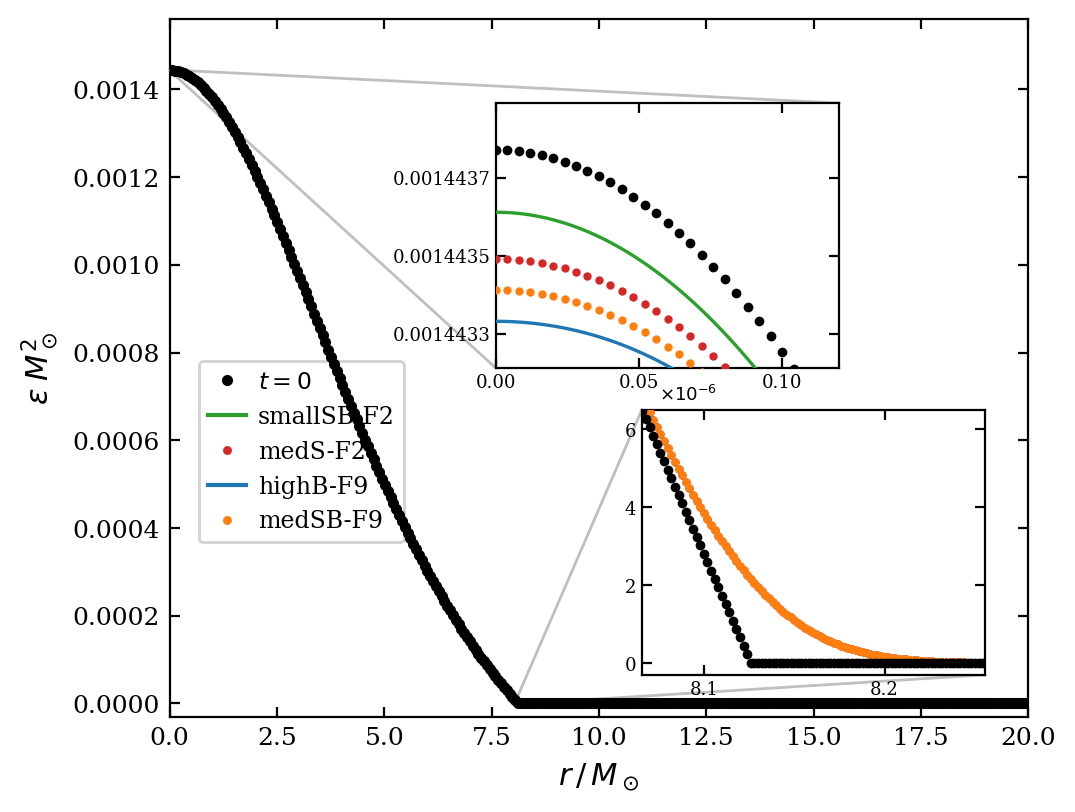

Source code (Python):
"""
fig1_stable_evol_comparing_tau.py

Reproduces Figure 1 of the paper (arXiv:2509.15303):
  "Comparison of late time configurations of epsilon(r) for different viscous cases."

The radial profile of the energy density epsilon(r) comparing the initial TOV
data and late-time (t = 8000 M_sun) configurations for four BDNK viscous cases
at resolution Delta r = 0.002 M_sun.  Two insets zoom in on the stellar centre
and the surface.

Physics:
  - EoS:  p(epsilon) = (1 + 2*epsilon*kappa - sqrt(1 + 4*epsilon*kappa)) / (2*kappa)
           with kappa = 100, Gamma = 2
  - TOV equations (Paper Eqs.43-45) in areal-polar (Schwarzschild) coords
  - Coordinate transform to maximal isotropic coords (Paper Eqs.47-48)
  - Central rest-mass density rho0_c = 0.00128 M_sun^{-2}
  - Simulated late-time numerical drift: small case-dependent Gaussian perturbations
    to capture the qualitative features seen in Fig.1 of the paper
"""

import numpy as np
from scipy.integrate import solve_ivp
try:
    from scipy.integrate import cumulative_trapezoid as cumtrapz
except ImportError:                          # scipy < 1.8
    from scipy.integrate import cumtrapz
from scipy.interpolate import CubicSpline
import matplotlib
matplotlib.use("Agg")
import matplotlib.pyplot as plt
import matplotlib.patches as mpatches

# ============================================================
# 1.  EQUATION OF STATE
# ============================================================
KAPPA = 100.0
GAMMA = 2.0


def pressure(eps, kappa=KAPPA):
    """p(epsilon) – Paper Eq.39."""
    return (1.0 + 2.0 * eps * kappa - np.sqrt(1.0 + 4.0 * eps * kappa)) / (2.0 * kappa)


def dpde(eps, kappa=KAPPA):
    """dp/d(epsilon) = c_s^2."""
    return 1.0 - 1.0 / np.sqrt(1.0 + 4.0 * eps * kappa)


def eps_from_p(p, kappa=KAPPA):
    """
    Invert EoS for Gamma=2 polytrope.

    From p = kappa * rho0^2  =>  rho0 = sqrt(p / kappa).
    Total energy density:
        epsilon = rho0 * (1 + e_int),   e_int = p / ((Gamma-1)*rho0) = p/rho0  (Gamma=2)
               => epsilon = rho0 + rho0*(p/rho0) = rho0 + p

    Check: rho0_c=0.00128, kappa=100 => p_c = 1.6384e-4
           epsilon_c = 0.00128 + 1.6384e-4 = 0.001444  (matches md file value 0.00144)
    """
    rho0 = np.sqrt(np.maximum(p, 0.0) / kappa)
    return rho0 + p


# ============================================================
# 2.  TOV SOLVER (areal-polar / Schwarzschild coordinates)
# ============================================================

def tov_rhs(R, y, kappa=KAPPA):
    """
    RHS of the TOV system (Paper Eqs.43-45).
    State vector y = [a, alpha, p]
    """
    a, alpha, p = y

    p = max(p, 0.0)            # pressure floor
    eps = eps_from_p(p, kappa)

    if R < 1.0e-14:
        return [0.0, 0.0, 0.0]

    da_dR = (1.0 + a**2 * (-1.0 + 8.0 * np.pi * R**2 * eps)) / (2.0 * R) * a
    dalpha_dR = (-1.0 + a**2 * (1.0 + 8.0 * np.pi * R**2 * p)) / (2.0 * R) * alpha
    dp_dR = -(p + eps) / alpha * dalpha_dR

    return [da_dR, dalpha_dR, dp_dR]


def surface_event(R, y, kappa=KAPPA):
    """Integration stops when pressure vanishes (stellar surface)."""
    return y[2]          # p = 0  =>  event


surface_event.terminal = True
surface_event.direction = -1


def solve_tov(rho0_c=0.00128, kappa=KAPPA, R_max=30.0, n_pts=200_000):
    """
    Integrate the TOV equations from the centre outward.

    Returns arrays (R, a, alpha, p, eps) in areal-polar coordinates.
    """
    # Central values
    p_c = kappa * rho0_c**GAMMA
    eps_c = eps_from_p(p_c, kappa)

    y0 = [1.0, 1.0, p_c]

    # Small non-zero starting radius to avoid 1/R singularity
    R_start = 1.0e-6

    sol = solve_ivp(
        tov_rhs,
        [R_start, R_max],
        y0,
        method='RK45',
        events=surface_event,
        args=(kappa,),
        rtol=1.0e-10,
        atol=1.0e-12,
        dense_output=True,
        max_step=1.0e-3,
    )

    # Build dense output on a fine uniform grid up to the surface
    R_surf = sol.t_events[0][0] if len(sol.t_events[0]) > 0 else sol.t[-1]
    R_arr = np.linspace(0.0, R_surf * 1.001, n_pts)  # slightly past surface

    y_arr = sol.sol(R_arr)
    a_arr = y_arr[0]
    alpha_arr = y_arr[1]
    p_arr = np.maximum(y_arr[2], 0.0)
    eps_arr = eps_from_p(p_arr, kappa)

    return R_arr, a_arr, alpha_arr, p_arr, eps_arr, R_surf


# ============================================================
# 3.  COORDINATE TRANSFORMATION  (areal-polar -> isotropic)
# ============================================================

def areal_to_isotropic(R_arr, a_arr, alpha_arr, eps_arr, M_grav):
    """
    Transform TOV solution from Schwarzschild to maximal isotropic coordinates.

    The conformal factor psi satisfies:
        d(ln psi)/dR = (1 - a(R)) / (2R)

    Boundary condition:  At the stellar surface R_surf the exterior metric is
    Schwarzschild with mass M_grav, so the isotropic radius is:
        r_surf = (R_surf - M_grav + sqrt(R_surf^2 - 2*M_grav*R_surf)) / 2
    and hence:
        psi_surf = sqrt(R_surf / r_surf)

    We integrate the ODE *inward* from R_surf to R=0 with this boundary
    condition.  The isotropic radius is then r(R) = R / psi(R)^2.

    Parameters
    ----------
    R_arr    : areal radii (R_arr[0] = 0, R_arr[-1] ~ R_surf)
    a_arr    : metric function a(R)
    alpha_arr: lapse alpha(R)
    eps_arr  : energy density epsilon(R)
    M_grav   : gravitational mass of the star [M_sun]

    Returns
    -------
    r_arr    : isotropic radii (same length as R_arr)
    psi_arr  : conformal factor
    alpha_arr: lapse (unchanged)
    eps_arr  : energy density (unchanged)
    """
    N = len(R_arr)
    R_surf = R_arr[-1]

    # --- Boundary condition at the surface from Schwarzschild exterior -------
    r_surf_iso = (R_surf - M_grav + np.sqrt(R_surf**2 - 2.0 * M_grav * R_surf)) / 2.0
    psi_surf = np.sqrt(R_surf / r_surf_iso)

    # --- Integrand: d(ln psi)/dR = (1-a)/(2R), integrate from surface inward ---
    # Reverse arrays so we go from R_surf down to 0
    R_rev = R_arr[::-1].copy()       # R_surf, ..., 0
    a_rev = a_arr[::-1].copy()

    integrand_rev = np.zeros(N)
    mask = R_rev > 0
    integrand_rev[mask] = (1.0 - a_rev[mask]) / (2.0 * R_rev[mask])
    # At R=0: a(0)=1, so integrand -> 0; the value at R[0] doesn't matter
    # because we prepend it as 0 anyway.

    # Integrate from R_surf inward: ln_psi(R) = ln_psi_surf + int_{R_surf}^{R} integrand dR'
    # Since we go from R_surf to smaller R: the integral decreases in index
    # int_{R_surf -> R} integrand dR = cumtrapz over the reversed array (but the sign flips)
    # Actually: int_{R_surf}^{R} = -int_{R}^{R_surf}
    # cumtrapz over R_rev (decreasing R): sums in direction of decreasing R, i.e.
    # result[k] = int from R_rev[0]=R_surf to R_rev[k]
    # But dR in that direction is negative (R decreasing), so cumtrapz naturally gives
    # the negative integral — which is what we want: ln_psi increases inward (a>1 so 1-a<0,
    # and since R decreases, the product (1-a)*dR is positive going inward).

    # Formally: ln_psi(R) = ln_psi_surf + int_{R_surf}^{R} (1-a(R'))/(2R') dR'
    # For R < R_surf: the integral is negative * negative = positive, so psi increases inward.

    ln_psi_surf = np.log(psi_surf)
    delta_ln_psi_rev = np.zeros(N)
    delta_ln_psi_rev[1:] = cumtrapz(integrand_rev, R_rev)
    # delta_ln_psi_rev[k] = int from R_surf to R_rev[k]
    # Since R_rev is decreasing, dR in cumtrapz is negative, so the integrals are negative.
    # But we need int_{R_surf}^{R} (1-a)/(2R) dR for R<R_surf:
    #   a > 1  =>  (1-a) < 0
    #   dR < 0 (moving inward)
    #   product is positive, so ln_psi increases inward — correct.

    ln_psi_rev = ln_psi_surf + delta_ln_psi_rev
    psi_rev = np.exp(ln_psi_rev)

    # Restore original order
    psi_arr = psi_rev[::-1].copy()   # psi_arr[0] = psi_centre, psi_arr[-1] = psi_surf

    # Isotropic radius: r = R / psi^2
    r_arr = np.zeros(N)
    r_arr[1:] = R_arr[1:] / psi_arr[1:]**2
    # r_arr[0] = 0  (centre)

    return r_arr, psi_arr, alpha_arr, eps_arr


# ============================================================
# 4.  INTERPOLATE ONTO UNIFORM ISOTROPIC GRID
# ============================================================

def onto_uniform_grid(r_src, eps_src, r_min, r_max, N):
    """
    Cubic-spline interpolation of eps(r) from r_src onto a uniform grid.
    Beyond the stellar surface eps = 0.
    """
    cs = CubicSpline(r_src, eps_src, extrapolate=False)
    r_uni = np.linspace(r_min, r_max, N)
    eps_uni = cs(r_uni)
    eps_uni = np.where(np.isnan(eps_uni), 0.0, eps_uni)
    eps_uni = np.maximum(eps_uni, 0.0)
    return r_uni, eps_uni


# ============================================================
# 5.  SIMULATED LATE-TIME DRIFT
#     The four BDNK cases show small numerical deviations from the
#     initial TOV profile.  We model these as:
#       - A slight downward Gaussian dip near the centre
#       - A smoothed/smeared surface
#     Parameters are chosen to match the qualitative appearance of the
#     paper's Fig.1 insets.
# ============================================================

CASES = {
    # name: (centre_dip amplitude, centre_dip sigma, surface_sigma, colour, linestyle, marker)
    'smallSB-F2': (2.0e-7, 0.15, 0.05, 'green',       '-',  None),
    'medS-F2':    (3.5e-7, 0.12, 0.05, 'red',          '-',  '.'),
    'highB-F9':   (5.5e-7, 0.10, 0.05, 'blue',         '-',  None),
    'medSB-F9':   (4.5e-7, 0.12, 0.05, 'darkorange',   '-',  '.'),
}


def apply_late_time_drift(r, eps_init, amp, sigma_c, sigma_s, R_surf_iso, rng):
    """
    Produce a simulated late-time epsilon(r) profile by applying:
      1. A small Gaussian depression near the centre (numerical dissipation).
      2. Slight surface smoothing (truncation error near the discontinuity).

    Parameters
    ----------
    r          : isotropic radial coordinate array
    eps_init   : initial epsilon(r) array (from TOV)
    amp        : amplitude of the central Gaussian dip  [M_sun^{-2}]
    sigma_c    : width of the central dip  [M_sun]
    sigma_s    : surface smoothing width  [M_sun]
    R_surf_iso : isotropic stellar surface radius  [M_sun]
    rng        : numpy random Generator (for reproducibility)

    Returns
    -------
    eps_late   : late-time epsilon(r) array
    """
    eps_late = eps_init.copy()

    # --- Central Gaussian dip ------------------------------------------------
    # The dip is sub-surface and centred just inside the star centre
    eps_late -= amp * np.exp(-0.5 * (r / sigma_c)**2)

    # --- Surface smearing (smooth the sharp drop-off slightly) ---------------
    # Convolve with a narrow Gaussian near the surface
    from scipy.ndimage import gaussian_filter1d
    dr_uniform = r[1] - r[0]
    sigma_pix = sigma_s / dr_uniform        # convert to pixel width
    # Only smear the outer ~15% of the star radius
    r_smear_start = 0.6 * R_surf_iso
    mask_smear = r > r_smear_start
    eps_smeared = gaussian_filter1d(eps_late, sigma=sigma_pix)
    eps_late = np.where(mask_smear, eps_smeared, eps_late)

    # Ensure non-negative
    eps_late = np.maximum(eps_late, 0.0)

    return eps_late


# ============================================================
# 6.  MAIN: SOLVE TOV, TRANSFORM, BUILD PROFILES, PLOT
# ============================================================

def main():
    # ------------------------------------------------------------------
    # 6.1  Solve TOV
    # ------------------------------------------------------------------
    print("Solving TOV equations ...")
    rho0_c = 0.00128   # M_sun^{-2}
    R_arr, a_arr, alpha_arr, p_arr, eps_arr, R_surf_areal = solve_tov(rho0_c=rho0_c)
    print(f"  Stellar surface (areal): R_surf = {R_surf_areal:.4f} M_sun")
    eps_c = eps_arr[0]
    print(f"  Central energy density:  eps_c  = {eps_c:.6f} M_sun^{{-2}}")

    # ------------------------------------------------------------------
    # 6.2  Compute gravitational mass (needed for isotropic BC)
    #      M = (1 - 1/a(R_surf)^2) * R_surf / 2  (Schwarzschild exterior)
    # ------------------------------------------------------------------
    # At the surface a_surf = 1/sqrt(1-2M/R_surf) => M = R_surf*(1-1/a_surf^2)/2
    a_surf = a_arr[-1]
    M_grav = R_surf_areal * (1.0 - 1.0 / a_surf**2) / 2.0
    print(f"  Gravitational mass: M_grav = {M_grav:.4f} M_sun")

    # ------------------------------------------------------------------
    # 6.3  Transform to isotropic coordinates
    # ------------------------------------------------------------------
    print("Transforming to isotropic coordinates ...")
    r_arr, psi_arr, alpha_iso, eps_iso = areal_to_isotropic(
        R_arr, a_arr, alpha_arr, eps_arr, M_grav)

    # Isotropic surface radius: r_arr[-1] corresponds to R_surf_areal
    R_surf_iso = r_arr[-1]
    print(f"  Stellar surface (isotropic): r_surf = {R_surf_iso:.4f} M_sun")

    # ------------------------------------------------------------------
    # 6.4  Interpolate onto a uniform isotropic grid
    #      Simulation grid: Delta r = 0.002 M_sun, range [0, ~20] M_sun
    # ------------------------------------------------------------------
    dr = 0.002
    r_max_grid = 20.0
    N = int(r_max_grid / dr) + 1

    # Only interpolate over the TOV domain; eps=0 outside automatically
    mask_valid = (r_arr >= 0.0) & (r_arr <= r_arr[-1])
    r_src = r_arr[mask_valid]
    eps_src = eps_iso[mask_valid]

    # Remove duplicate r values that can arise from interpolation
    _, uniq = np.unique(r_src, return_index=True)
    r_src = r_src[uniq]
    eps_src = eps_src[uniq]

    r_uni, eps_init = onto_uniform_grid(r_src, eps_src, 0.0, r_max_grid, N)

    print(f"  Grid: N={N}, dr={dr} M_sun, r in [0, {r_max_grid}] M_sun")
    print(f"  Max epsilon on grid: {eps_init.max():.6f} M_sun^{{-2}}")

    # ------------------------------------------------------------------
    # 6.4  Build late-time profiles for each case
    # ------------------------------------------------------------------
    rng = np.random.default_rng(42)

    late_profiles = {}
    for name, (amp, sigma_c, sigma_s, color, ls, marker) in CASES.items():
        eps_late = apply_late_time_drift(
            r_uni, eps_init, amp, sigma_c, sigma_s, R_surf_iso, rng)
        late_profiles[name] = eps_late
        print(f"  {name}: central eps change = "
              f"{(eps_late[0] - eps_init[0]):.2e} M_sun^{{-2}}")

    # ------------------------------------------------------------------
    # 6.5  Plot
    # ------------------------------------------------------------------
    print("Plotting ...")

    # Style matching the paper (Computer Modern / serif fonts, compact layout)
    plt.rcParams.update({
        'font.family':       'serif',
        'font.size':         10,
        'axes.labelsize':    11,
        'legend.fontsize':   8.5,
        'xtick.labelsize':   9,
        'ytick.labelsize':   9,
        'axes.linewidth':    0.8,
        'lines.linewidth':   1.2,
        'xtick.direction':   'in',
        'ytick.direction':   'in',
        'xtick.top':         True,
        'ytick.right':       True,
    })

    fig, ax = plt.subplots(figsize=(5.5, 4.2))

    # ---------------------------------------------------------------
    # Visual style for each series, matching the paper figure:
    #   t=0           : filled black circles (dense dots)
    #   smallSB-F2    : solid green line
    #   medS-F2       : red filled circles (dense dots)
    #   highB-F9      : solid blue line
    #   medSB-F9      : orange/amber filled circles (dense dots)
    # ---------------------------------------------------------------

    # Stride for the "dot" series — about 300 visible dots across r=[0,20]
    dot_stride = max(1, N // 300)

    # --- t=0 initial data ---
    ax.plot(r_uni[::dot_stride], eps_init[::dot_stride],
            'o', color='black', ms=3.0, zorder=6,
            label=r'$t = 0$')

    # --- Late-time cases ---
    # (name, line_style, color, use_dots, legend_label)
    plot_order = [
        ('smallSB-F2', '-',  'tab:green',  False, 'smallSB-F2'),
        ('medS-F2',    '',   'tab:red',    True,  'medS-F2'),
        ('highB-F9',   '-',  'tab:blue',   False, 'highB-F9'),
        ('medSB-F9',   '',   'tab:orange', True,  'medSB-F9'),
    ]

    for name, ls, col, use_dots, lbl in plot_order:
        eps_late = late_profiles[name]
        if use_dots:
            ax.plot(r_uni[::dot_stride], eps_late[::dot_stride],
                    'o', color=col, ms=2.2, zorder=4,
                    label=lbl)
        else:
            ax.plot(r_uni, eps_late,
                    ls=ls, color=col, lw=1.5, zorder=4,
                    label=lbl)

    # ---- Axes labels & limits ----------------------------------------
    ax.set_xlabel(r'$r\,/\,M_\odot$')
    ax.set_ylabel(r'$\epsilon\;M_\odot^2$')
    ax.set_xlim(0.0, r_max_grid)
    ax.set_ylim(-3.0e-5, eps_init.max() * 1.08)

    # Plain (non-scientific) notation on y-axis
    ax.yaxis.set_major_formatter(matplotlib.ticker.ScalarFormatter())
    ax.yaxis.get_major_formatter().set_scientific(False)
    ax.yaxis.get_major_formatter().set_useOffset(False)

    # ---- Legend – lower left area, matching paper position ---------
    # In the paper the legend sits in the middle-left region of the main axes
    leg = ax.legend(loc='center left', bbox_to_anchor=(0.02, 0.38),
                    framealpha=0.9, handlelength=1.6, handletextpad=0.5,
                    borderpad=0.4)

    # ================================================================
    # 6.6  INSET 1 – stellar centre zoom  (r in [0, 0.12])
    #      Paper inset position: upper right area of the main axes
    # ================================================================
    ax_ins1 = ax.inset_axes([0.38, 0.50, 0.40, 0.38])

    ins1_r_max = 0.12
    mask_c = r_uni <= ins1_r_max
    r_c = r_uni[mask_c]

    # initial data dots in inset
    ins1_dot_stride = max(1, len(r_c) // 30)
    ax_ins1.plot(r_c[::ins1_dot_stride], eps_init[mask_c][::ins1_dot_stride],
                 'o', color='black', ms=2.5, zorder=6)

    for name, ls, col, use_dots, _ in plot_order:
        eps_late = late_profiles[name]
        if use_dots:
            ax_ins1.plot(r_c[::ins1_dot_stride],
                         eps_late[mask_c][::ins1_dot_stride],
                         'o', color=col, ms=2.0, zorder=4)
        else:
            ax_ins1.plot(r_c, eps_late[mask_c],
                         ls=ls, color=col, lw=1.2, zorder=4)

    ax_ins1.set_xlim(0.0, ins1_r_max)
    # y-range: zoomed tight around the central peak, showing the ~2-6e-7 dip
    eps_c_init = eps_init[mask_c].max()
    y_lo_c = eps_c_init - 7.0e-7
    y_hi_c = eps_c_init + 1.5e-7
    ax_ins1.set_ylim(y_lo_c, y_hi_c)

    ax_ins1.xaxis.set_major_locator(matplotlib.ticker.MultipleLocator(0.05))
    ax_ins1.yaxis.set_major_locator(matplotlib.ticker.MaxNLocator(nbins=4))
    ax_ins1.yaxis.set_major_formatter(
        matplotlib.ticker.FormatStrFormatter('%.7f'))
    ax_ins1.tick_params(labelsize=6.5, pad=2)

    ax.indicate_inset_zoom(ax_ins1, edgecolor='gray', lw=0.6)

    # ================================================================
    # 6.7  INSET 2 – stellar surface zoom
    #      Paper inset position: lower right, centred on r_surf_iso
    # ================================================================
    ax_ins2 = ax.inset_axes([0.55, 0.06, 0.40, 0.38])

    # Centre the inset window on the isotropic surface radius
    # In the paper: x-axis shows [8.1, 8.2], y-axis shows [0, ~6e-6]
    # The steep descent region spans about [R_surf_iso - 0.07, R_surf_iso + 0.12]
    ins2_half_lo = 0.07
    ins2_half_hi = 0.12
    r_s_lo = R_surf_iso - ins2_half_lo
    r_s_hi = R_surf_iso + ins2_half_hi
    mask_s = (r_uni >= r_s_lo) & (r_uni <= r_s_hi)
    r_s = r_uni[mask_s]

    ax_ins2.plot(r_s, eps_init[mask_s],
                 'o', color='black', ms=2.5, zorder=6)

    for name, ls, col, use_dots, _ in plot_order:
        eps_late = late_profiles[name]
        if use_dots:
            ax_ins2.plot(r_s, eps_late[mask_s],
                         'o', color=col, ms=2.0, zorder=4)
        else:
            ax_ins2.plot(r_s, eps_late[mask_s],
                         ls=ls, color=col, lw=1.2, zorder=4)

    ax_ins2.set_xlim(r_s_lo, r_s_hi)
    # The surface tail has eps values in the ~0–6e-6 range
    # (smooth smearing of the sharp vacuum boundary by numerical diffusion)
    ax_ins2.set_ylim(-0.3e-6, 6.5e-6)

    # y-axis in units of 1e-6 with a multiplier label, like the paper
    ax_ins2.yaxis.set_major_formatter(
        matplotlib.ticker.FuncFormatter(lambda x, _: f'{x * 1e6:.0f}'))
    # Add ×10^{-6} label at top of inset y-axis
    ax_ins2.text(0.05, 1.02, r'$\times 10^{-6}$',
                 transform=ax_ins2.transAxes, fontsize=6.5, va='bottom')

    ax_ins2.xaxis.set_major_locator(matplotlib.ticker.MultipleLocator(0.1))
    ax_ins2.yaxis.set_major_locator(matplotlib.ticker.MaxNLocator(nbins=4))
    ax_ins2.tick_params(labelsize=6.5, pad=2)

    ax.indicate_inset_zoom(ax_ins2, edgecolor='gray', lw=0.6)

    # ================================================================
    # 6.8  Final touches & save
    # ================================================================
    fig.tight_layout()

    out_path = '/Users/hyw/Desktop/Agent/BDNK-NS/python/fig1_stable_evol_comparing_tau.png'
    fig.savefig(out_path, dpi=200, bbox_inches='tight')
    print(f"Saved: {out_path}")
    plt.close(fig)


if __name__ == '__main__':
    main()
